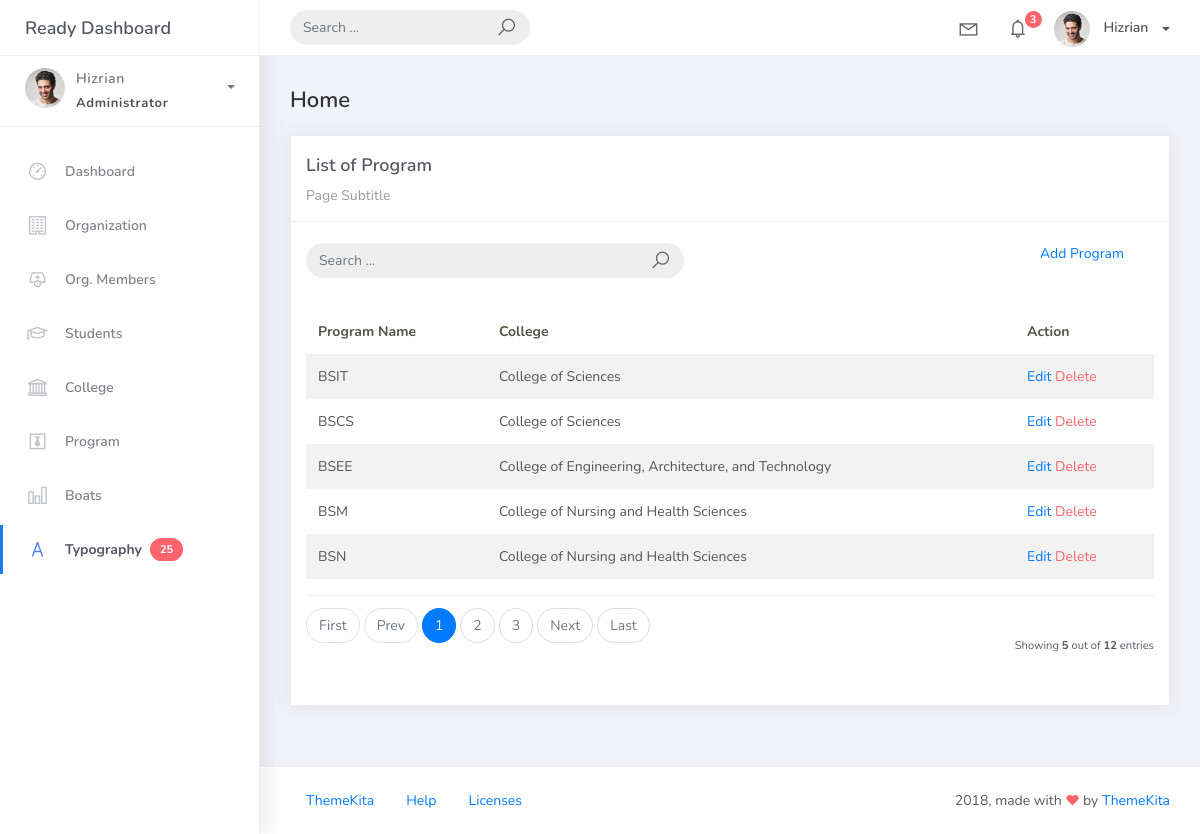
Page /program/ on the committed database.
### studentorg/models.py (models this page shows, shortened)
class BaseModels(models.Model):
    created_at = models.DateTimeField(auto_now=True, db_index=True)
    updated_at = models.DateTimeField(auto_now=True)
    class Meta:
        abstract = True

class Program(BaseModels):
    prog_name = models.CharField(max_length=150)
    college = models.ForeignKey(College, on_delete=models.CASCADE)

class College(BaseModels):
    college_name = models.CharField(max_length=150)
    def __str__(self):
        return self.college_name

### studentorg/views.py (the view)
# urls.py: path('program/', ProgramList.as_view(), name='program-list'),
class ProgramList(ListView):
    model = Program
    context_object_name = 'programs'
    template_name = 'program_list.html'
    paginate_by = 5
    def get_queryset(self) -> QuerySet:
        query = self.request.GET.get('q')
        if query:
            return Program.objects.filter(
                Q(prog_name__icontains=query) |
                Q(college__college_name__icontains=query)  # Filtering on the related college_name field
            )
        return Program.objects.all()

### templates/program_list.html (shortened to what this page needs)
{% extends 'base.html' %}
{% load static %}
{% block content %}
<div class="content">
    <div class="container-fluid">
        <h4 class="page-title">Home</h4>
        <div class="row">
            <div class="col-md-12">
                <div class="card">
                    <div class="card-header">
                        <div class="card-title">List of Program</div>
                        <div class="card-category">Page Subtitle</div>
                    </div>
                    <br />
                    <div class="col-md-12 row">
                        <div class="col-md-6">
                            <form class="navbar-left navbar-form nav-search mr-md-3" action="{% url 'student-list' %}">
                                <div class="input-group">
                                    <input type="text" placeholder="Search ..." class="form-control" name="q" />
                                    <div class="input-group-append">
                                        <span class="input-group-text">
                                            <i class="la la-search search-icon"></i>
                                        </span>
                                    </div>
                                </div>
                            </form>
                        </div>
                        <div class="col-md-6">
                            <div class="pull-right">
                                   <a href="{% url 'program-add' %}">Add Program</a>
                            </div>
                        </div>
                    </div>
                    <div class="card-body">
                    <table class="table table-striped mt-3">
                            <thead>
                                <tr>
                                    <th scope="col">Program Name</th>
                                    <th scope="col">College</th>
                                    <th scope="col">Action</th>
                                </tr>
                            </thead>
                            <tbody>
                                {% for object in object_list %}
                                <tr>
                                    <td>{{ object.prog_name }}</td>
                                    <td>{{ object.college }}</td>
                                    <td>
                                        <a href="{% url 'program-update' object.id %}">Edit</a>
                                        <a href="{% url 'program-delete' object.id %}" class="text-danger">Delete</a>
                                    </td>
                                </tr>
                                {% empty %}
                                <tr>
                                    <td colspan="4" style="text-align: center;">
                                        <p class="text-sm font-weight-bold mb-0">No Records Found</p>
                                    </td>
                                </tr>
                                {% endfor %}
                            </tbody>
                        </table>
                        {% include 'includes/pagination.html' %}
                    </div>
                </div>
            </div>
        </div>
    </div>
</div>
{% endblock %}

### rows in the picture
Program: prog_name "BSIT", college "College of Sciences"
Program: prog_name "BSCS", college "College of Sciences"
Program: prog_name "BSEE", college "College of Engineering, Architecture, and Technology"
Program: prog_name "BSM", college "College of Nursing and Health Sciences"
Program: prog_name "BSN", college "College of Nursing and Health Sciences"

### other values in the picture
{{ page_num }} "1"
{{ page_num }} "2" "3"
{{ object_list.count }} "5"
{{ paginator.count }} "12"
